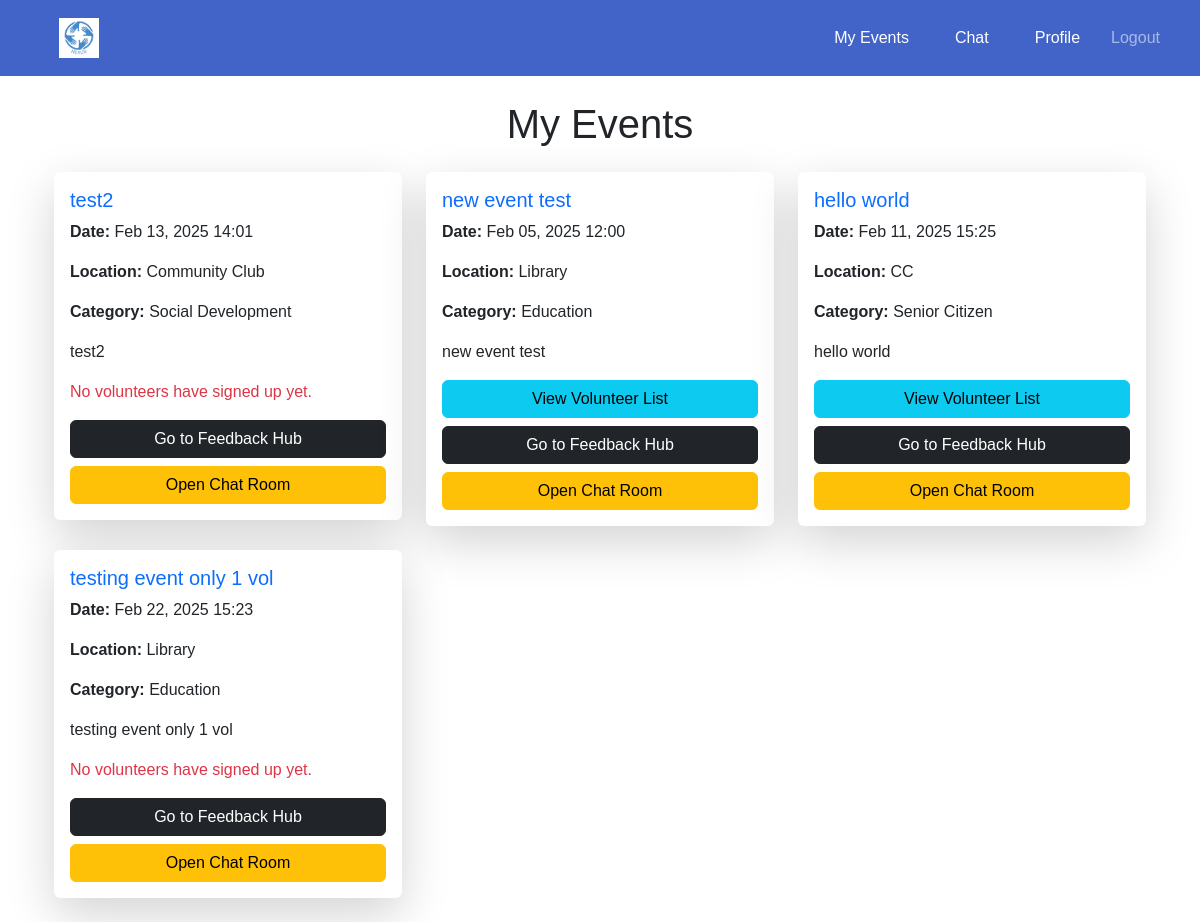
Before: /events/dashboard/organisation/ (signed in) with the older database file.
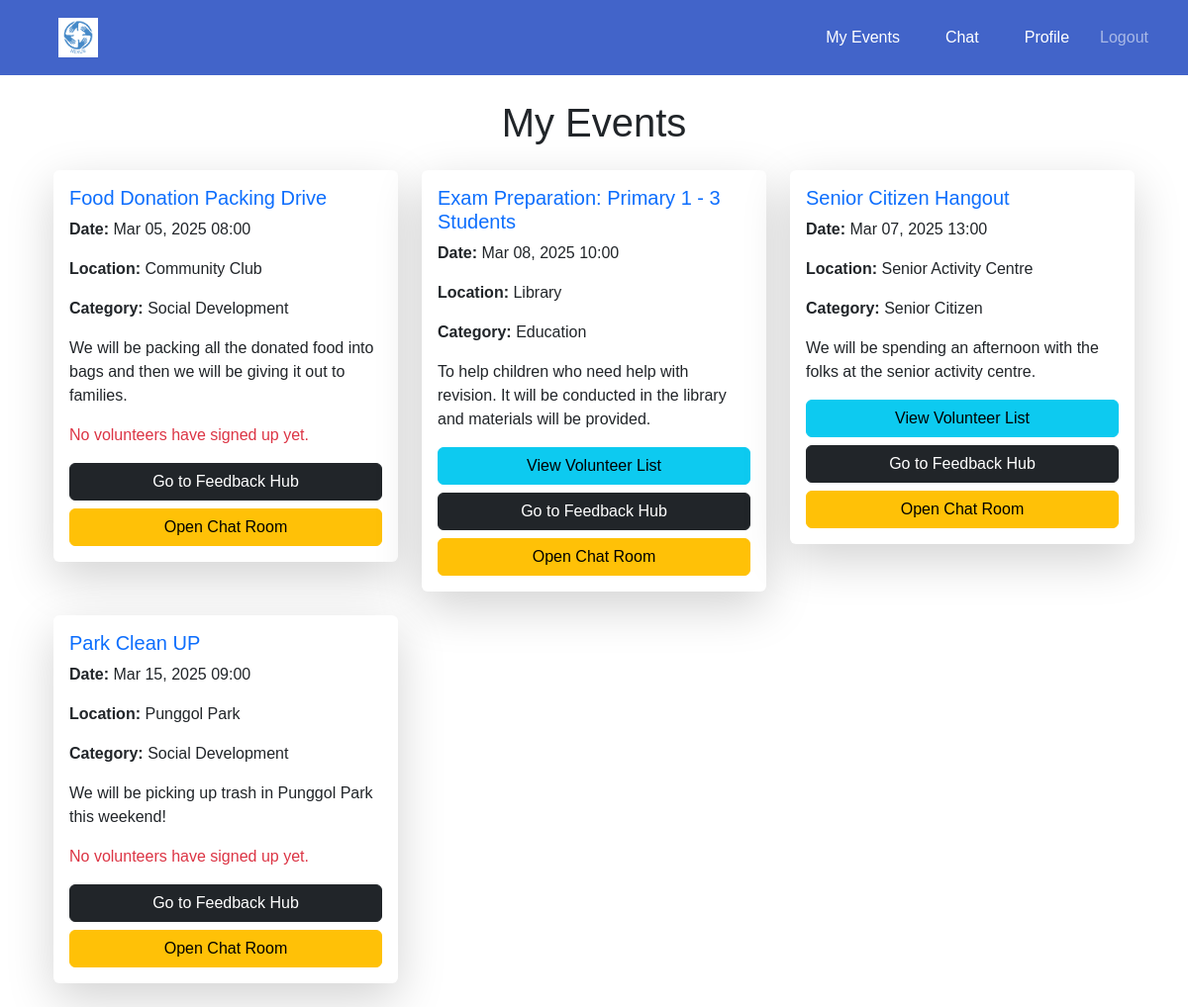
After: the same page with the newer database file.
### events/models.py (models this page shows, shortened)
class Event(models.Model):
    CATEGORY_CHOICES = [
        ('education', 'Education'),
        ('social development', 'Social Development'),
        ('senior citizen', 'Senior Citizen'),
    ]
    organisation = models.ForeignKey(settings.AUTH_USER_MODEL, on_delete=models.CASCADE)
    name = models.CharField(max_length=255)
    description = models.TextField()
    date = models.DateTimeField()
    location = models.CharField(max_length=255)
    volunteers_needed = models.PositiveIntegerField()
    roles_responsibilities = models.TextField()
    category = models.CharField(max_length=50, choices=CATEGORY_CHOICES, blank=False, default='Education')
    duration_hours = models.FloatField(default=0)

### events/views.py (the view)
# urls.py: path('dashboard/organisation/', views.organisation_dashboard, name='organisation_dashboard'),
@login_required
def organisation_dashboard(request):
    if request.user.user_type == 'organisation':
        events = Event.objects.filter(organisation=request.user)
        return render(request, 'events/organisation_dashboard.html', {'events': events})
    return redirect('home')

### events/templates/events/organisation_dashboard.html (shortened to what this page needs)
{% extends 'base.html' %}
{% block content %}
    <div class="container mt-4">
        <h1 class="mb-4 text-center">My Events</h1>
        <div class="row">
            {% for event in events %}
                <div class="col-md-6 col-lg-4 mb-4">
                    <div class="card shadow-lg border-0">
                        <div class="card-body">
                            <h5 class="card-title text-primary">{{ event.name }}</h5>
                            <p class="card-text"><strong>Date:</strong> {{ event.date|date:"M d, Y H:i" }}</p>
                            <p class="card-text"><strong>Location:</strong> {{ event.location }}</p>
                            <p class="card-text"><strong>Category:</strong> {{ event.get_category_display }}</p>
                            <p class="card-text">{{ event.description }}</p>
                            {% if event.registered_volunteers.exists %}
                                <a href="{% url 'events:volunteer_list' event.id %}" class="btn btn-info w-100 mb-2">
                                    View Volunteer List
                                </a>
                            {% else %}
                                <p class="text-danger">No volunteers have signed up yet.</p>
                            {% endif %}
                            <a href="{% url 'events:feedback_hub' %}" class="btn btn-dark w-100 mb-2">
                                Go to Feedback Hub
                            </a>
                            <a href="{% url 'chat:chat_room' event.id %}" class="btn btn-warning w-100">
                                Open Chat Room
                            </a>
                        </div>
                    </div>
                </div>
            {% endfor %}
        </div>
    </div>
{% endblock %}

### templates/base.html (shortened to what this page needs)
{% load static %}
<!DOCTYPE html>
<html lang="en">
<head>
    <link rel="stylesheet" href="https://cdn.jsdelivr.net/npm/bootstrap@5.3.0/dist/css/bootstrap.min.css">
</head>
<body>
<nav class="navbar navbar-expand-lg navbar-dark">
    <div class="container-fluid">
        <a class="navbar-brand" href="{% if request.user.user_type == 'organisation' %}{% url 'events:organisation_dashboard' %}{% else %}{% url 'events:volunteer_dashboard' %}{% endif %}">
            <img src="{% static 'images/Nexus_logo.png' %}" alt="Logo" height="40">
        </a>
        <div class="collapse navbar-collapse" id="navbarNav">
            <ul class="navbar-nav ms-auto">
                <li class="nav-item">
                    <a class="nav-link" href="{% if request.user.user_type == 'organisation' %}{% url 'events:organisation_events' %}{% else %}{% url 'events:volunteer_events' %}{% endif %}">My Events</a>
                </li>
                <li class="nav-item">
                    <a class="nav-link" href="{% url 'chat:chat_home' %}">Chat</a>
                </li>
                {% if request.user.is_authenticated %}
                    <li class="nav-item">
                        <a class="nav-link" href="{% url 'accounts:profile' %}">Profile</a>
                    </li>
                    <li class="nav-item">
                        <form action="{% url 'accounts:logout' %}" method="post" class="d-inline">
                            <button type="submit" class="btn btn-link nav-link">Logout</button>
                        </form>
                    </li>
                {% endif %}
            </ul>
        </div>
    </div>
</nav>
<div class="container mt-4">
    {% block content %}
    {% endblock %}
</div>
</body>
</html>

### templates/base.html (style rules this page uses)
body { margin: 0; font-family: Arial, sans-serif; }
.navbar { display: flex; justify-content: space-between; align-items: center; background-color: #4264c9; padding: 10px 20px; }
.navbar img { height: 40px; cursor: pointer; }
.navbar a { color: rgb(255, 255, 255); text-decoration: none; margin: 0 15px; padding: 8px 12px; border-radius: 5px; }

Changed rows visible on the page:
removed Event: name "testing event only 1 vol", date "Feb 22, 2025 15:23", location "Library", category "Education", description "testing event only 1 vol", shows "No volunteers have signed up yet."
changed Event "Community Club": name "test2" → "Food Donation Packing Drive"; date "Feb 13, 2025 14:01" → "Mar 05, 2025 08:00"; description "test2" → "We will be packing all the donated food into bags and then we will be giving it out to families."
changed Event "Library": name "new event test" → "Exam Preparation: Primary 1 - 3 Students"; date "Feb 05, 2025 12:00" → "Mar 08, 2025 10:00"; description "new event test" → "To help children who need help with revision. It will be conducted in the library and materials will be provided."
changed Event "Senior Citizen": name "hello world" → "Senior Citizen Hangout"; date "Feb 11, 2025 15:25" → "Mar 07, 2025 13:00"; location "CC" → "Senior Activity Centre"; description "hello world" → "We will be spending an afternoon with the folks at the senior activity centre."
added Event: name "Park Clean UP", date "Mar 15, 2025 09:00", location "Punggol Park", category "Social Development", description "We will be picking up trash in Punggol Park this weekend!", shows "No volunteers have signed up yet."
